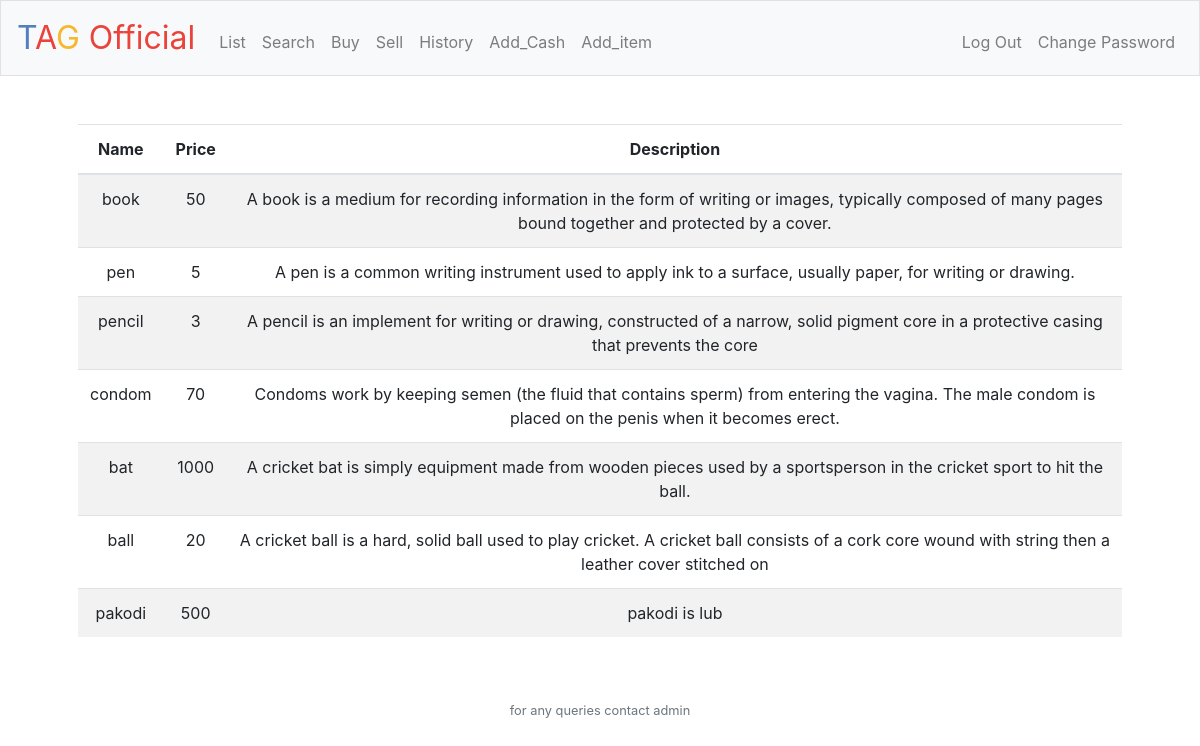
Page /list (signed in) on the earlier database version.
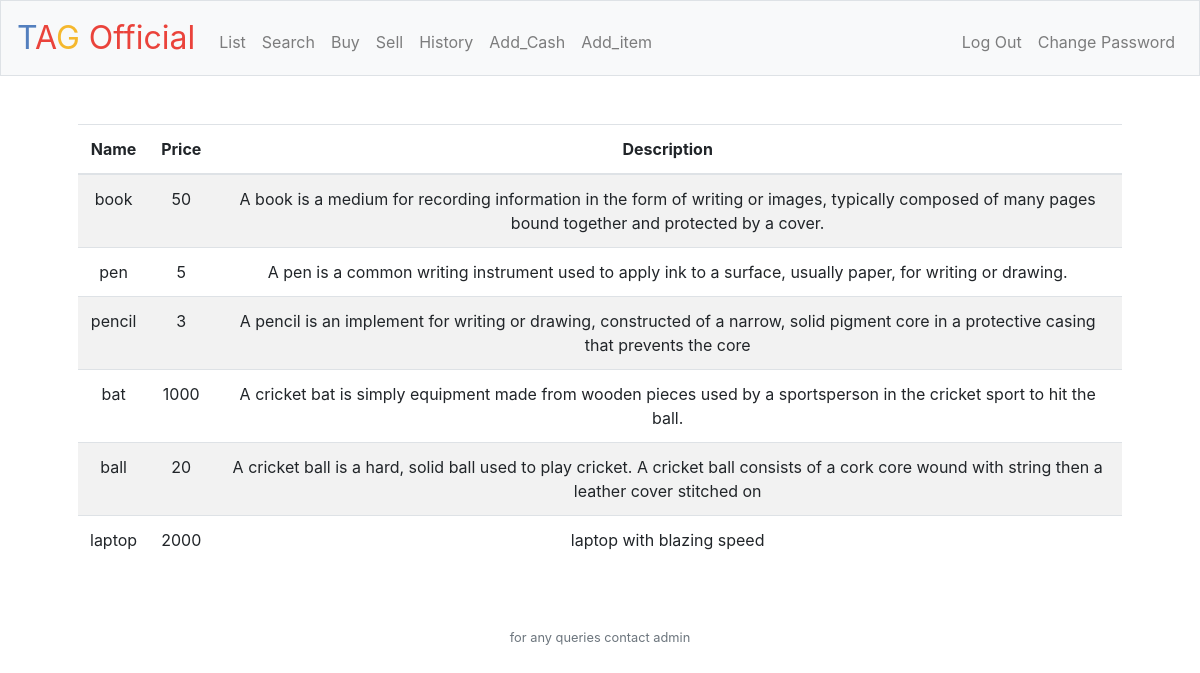
Same page on the later database version.
### tables this page shows
CREATE TABLE "product" (
	"name"	TEXT NOT NULL,
	"price"	NUMERIC NOT NULL,
	"description"	TEXT NOT NULL
);

### app.py (the view)
@app.route("/list", methods=["GET", "POST"])
@login_required
def list():
    if request.method == "GET":
        product = db.execute("SELECT * FROM product")
        return render_template("list.html", product=product)

### app.py (called while the page is built)
@app.after_request
def after_request(response):
    response.headers["Cache-Control"] = "no-cache, no-store, must-revalidate"
    response.headers["Expires"] = 0
    response.headers["Pragma"] = "no-cache"
    return response

### helpers.py (called while the page is built)
def login_required(f):
    @wraps(f)
    def decorated_function(*args, **kwargs):
        if session.get("user_id") is None:
            return redirect("/login")
        return f(*args, **kwargs)
    return decorated_function

### templates/list.html (shortened to what this page needs)
{% extends "layout.html" %}
{% block main %}
    <table class="table table-striped">
  <thead>
    <tr>
      <th scope="col">Name</th>
      <th scope="col">Price</th>
      <th scope="col">Description</th>
    </tr>
  </thead>
  <tbody>
      {% for products in product %}
            <tr>
              <td>{{products['name']}}</td>
              <td>{{products["price"]}}</td>
              <td>{{products["description"]}}</td>
            </tr>
      {% endfor %}
  </tbody>
</table>
{% endblock %}

### templates/layout.html (shortened to what this page needs)
<!DOCTYPE html>
<html lang="en">
    <head>
        <link href="https://maxcdn.bootstrapcdn.com/bootstrap/4.1.3/css/bootstrap.min.css" rel="stylesheet">
        <link href="/static/styles.css" rel="stylesheet">
    </head>
    <body>
        <nav class="navbar navbar-expand-md navbar-light bg-light border">
            <a class="navbar-brand" href="/"><span class="blue">T</span><span class="red">A</span><span class="yellow">G</span> <span class="red">Official</span></a>
            <div class="collapse navbar-collapse" id="navbar">
                {% if session.user_id %}
                    <ul class="navbar-nav mr-auto mt-2">
                        <li class="nav-item"><a class="nav-link" href="/list">List</a></li>
                        <li class="nav-item"><a class="nav-link" href="/search">Search</a></li>
                        <li class="nav-item"><a class="nav-link" href="/buy">Buy</a></li>
                        <li class="nav-item"><a class="nav-link" href="/sell">Sell</a></li>
                        <li class="nav-item"><a class="nav-link" href="/history">History</a></li>
                        <li class="nav-item"><a class="nav-link" href="/add">Add_Cash</a></li>
                        <li class="nav-item"><a class="nav-link" href="/item">Add_item</a></li>
                    </ul>
                    <ul class="navbar-nav ml-auto mt-2">
                        <li class="nav-item"><a class="nav-link" href="/logout">Log Out</a></li>
                        <li class="nav-item"><a class="nav-link" href="/change">Change Password</a></li>
                    </ul>
                {% else %}
                    <ul class="navbar-nav ml-auto mt-2">
                        <li class="nav-item"><a class="nav-link" href="/register">Register</a></li>
                        <li class="nav-item"><a class="nav-link" href="/login">Log In</a></li>
                    </ul>
                {% endif %}
            </div>
        </nav>
        <main class="container p-5">
            {% block main %}{% endblock %}
        </main>
        <footer class="small text-center text-muted">
            for any queries contact admin
        </footer>
    </body>
</html>

### static/styles.css (style rules this page uses)
nav .navbar-brand { font-size: xx-large; }
nav .navbar-brand .blue { color: #537fbe; }
nav .navbar-brand .red { color: #ea433b; }
nav .navbar-brand .yellow { color: #f5b82e; }
main { overflow-x: auto; text-align: center; }

Differences in the rows shown:
removed product: name "condom", price "70", description "Condoms work by keeping semen (the fluid that contains sperm) from entering the vagina. The male condom is placed on the penis when it becomes erect."
removed product: name "pakodi", price "500", description "pakodi is lub"
added product: name "laptop", price "2000", description "laptop with blazing speed"
